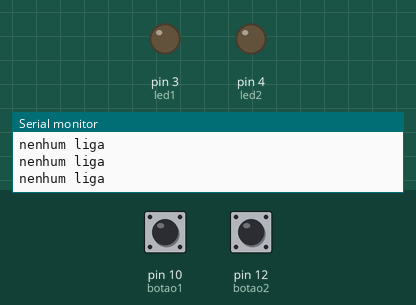
The program below on a simulated Arduino Uno, built with avr-gcc and run on an emulated ATmega328P. Shown: output pins drawn as LEDs (lit = HIGH), the last lines printed to the serial monitor. Inputs (shaded band) come from the test bench; at power-on: pin 10 (botao1) HIGH, pin 12 (botao2) HIGH.

Above: at 1.2 s.
1.3 s: pin 10 (botao1) pulled LOW for 1 s
At 2.3 s:
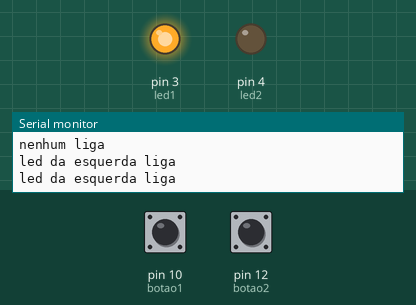
4.0 s: pin 12 (botao2) pulled LOW for 0.2 s
At 4.4 s:
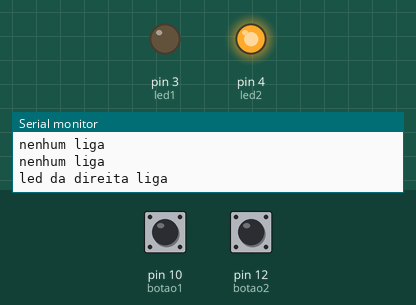
6.0 s: pin 12 (botao2) pulled LOW for 3.2 s
At 10.0 s:
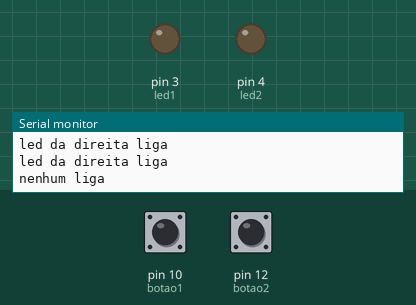
11.0 s: pin 10 (botao1) pulled LOW for 3.2 s
At 12.3 s:
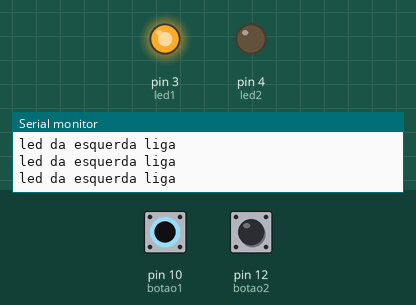
16.0 s: pin 10 (botao1) driven LOW and pin 12 (botao2) driven LOW
At 17.4 s:
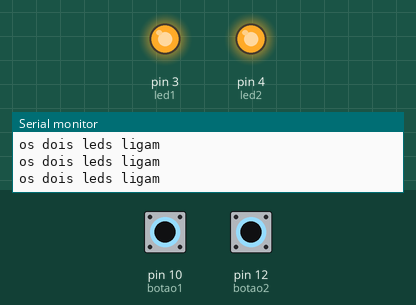
Timing chart, 0 to 18.5 s (numbered marks = the images above; inputs shaded):
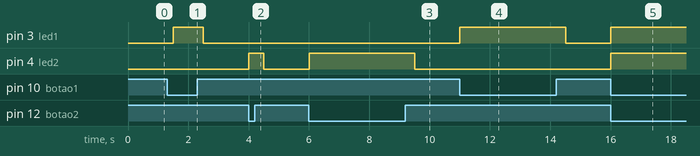

Measured:
- after the input at 1.3 s, pin 3 (led1): LOW → HIGH after 0.20 s, → LOW 1.0 s later
- after the input at 4.0 s, pin 4 (led2): LOW → HIGH at once, → LOW 0.50 s later
- after the input at 6.0 s, pin 4 (led2): LOW → HIGH at once, → LOW 3.5 s later
- after the input at 11.0 s, pin 3 (led1): LOW → HIGH at once, → LOW 3.5 s later
- after the input at 16.0 s, pin 3 (led1), pin 4 (led2): LOW → HIGH at once

The program:

main.cpp
```cpp
#include <Arduino.h>


const int BAUD_RATE=9600;
int botao1= 10;
int botao2=12;
int opcao= 4;
int led1= 3;
int led2=4;

void setup()
{
  Serial.begin(BAUD_RATE);
  pinMode(botao1, INPUT);
  pinMode (botao2, INPUT);
  pinMode(led1, OUTPUT);
  pinMode(led2,OUTPUT);
}

void loop()
{
  if (digitalRead(botao1)==LOW)
  {
    opcao= 1;
  }


  if (digitalRead(botao2)==LOW)
  {
    opcao=3;
  }

  if (digitalRead(botao2)==LOW && digitalRead(botao1)==LOW)
  {
    opcao=2;
  }

  if (digitalRead(botao2)==HIGH && digitalRead(botao1)==HIGH)
  {
    opcao=4;
  }

  switch(opcao)
  {
  case 1:
  Serial.println("led da esquerda liga");
    digitalWrite(led1,HIGH);
    digitalWrite(led2,LOW);

  break;

  case 2:
  Serial.println("os dois leds ligam");

    digitalWrite(led1,HIGH);
    digitalWrite(led2,HIGH);
  break;

  case 3:
  Serial.println("led da direita liga");
    digitalWrite(led2,HIGH);
    digitalWrite(led1,LOW);

  break;

    case 4:
    Serial.println("nenhum liga");
    digitalWrite(led1,LOW);
    digitalWrite(led2,LOW);

    break;

  default:
  Serial.println("esta opção não existe");
  break;

}
delay(500);

}
```
